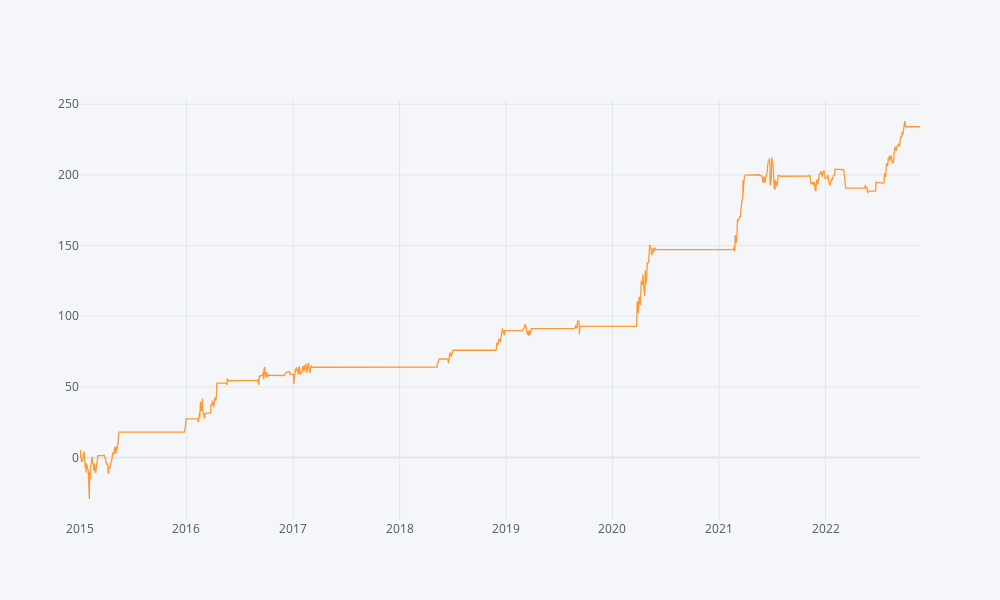

Write notebook code for a chart like this one.
### Code cell
pnl = ((df_pca_position.shift(1) * dirty_prices.diff() / 100)+repo_cost+coupons_received - 0 * tcost * df_pca_trades.abs()/100).sum(axis=1)
pnl = pnl[pnl.index > eoy[lookback_years-1]]
pnl.cumsum().iplot()
print(pnl.mean() / pnl.std() * sqrt(260))

### Figure 1 — Plotly figure (JSON) as saved in the notebook; plotly's stock layout.template omitted (floating-point values rounded to 4 significant figures; data arrays with more than 128 entries replaced by an {"elided": "..."} marker saying what was removed)
{"data": [{"line": {"color": "rgba(255, 153, 51, 1.0)", "dash": "solid", "shape": "linear", "width": 1.3}, "mode": "lines", "name": "None", "text": "", "type": "scatter", "x": {"elided": "2058 str values"}, "y": {"elided": "2058 float values"}}], "layout": {"height": 600, "legend": {"bgcolor": "#F5F6F9", "font": {"color": "#4D5663"}}, "paper_bgcolor": "#F5F6F9", "plot_bgcolor": "#F5F6F9", "title": {"font": {"color": "#4D5663"}}, "width": 1000, "xaxis": {"gridcolor": "#E1E5ED", "showgrid": true, "tickfont": {"color": "#4D5663"}, "title": {"font": {"color": "#4D5663"}, "text": ""}, "zerolinecolor": "#E1E5ED"}, "yaxis": {"gridcolor": "#E1E5ED", "showgrid": true, "tickfont": {"color": "#4D5663"}, "title": {"font": {"color": "#4D5663"}, "text": ""}, "zerolinecolor": "#E1E5ED"}}}
